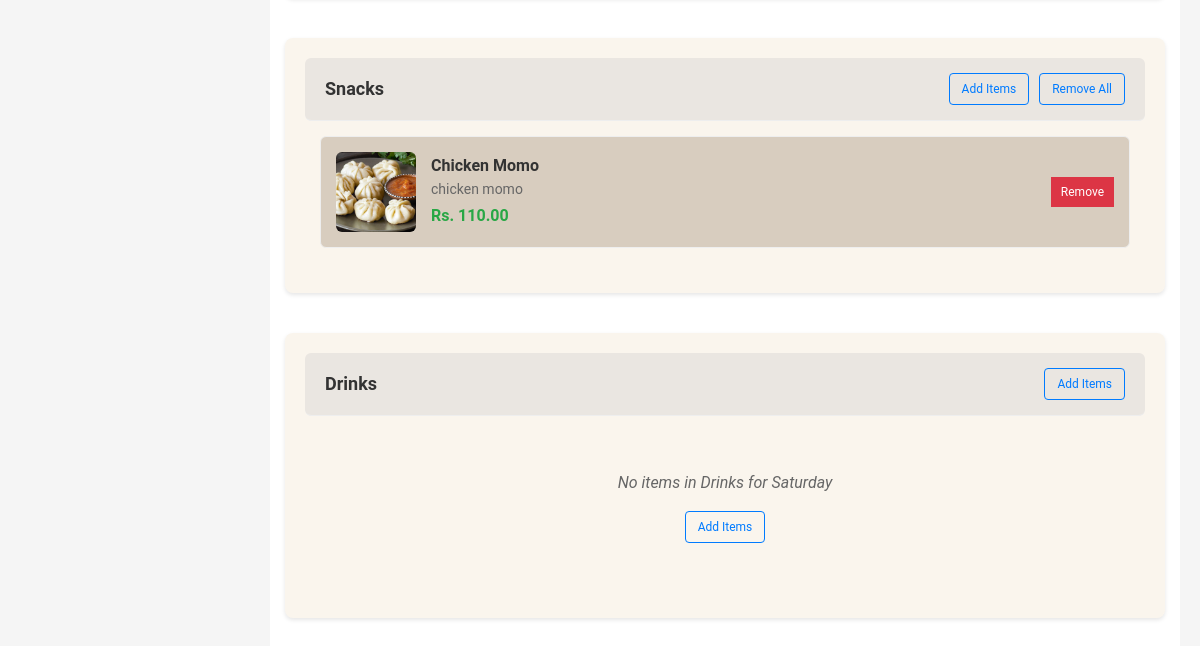
/admin/menu?day=saturday (signed in, lower part), run on an earlier commit of the app's database.
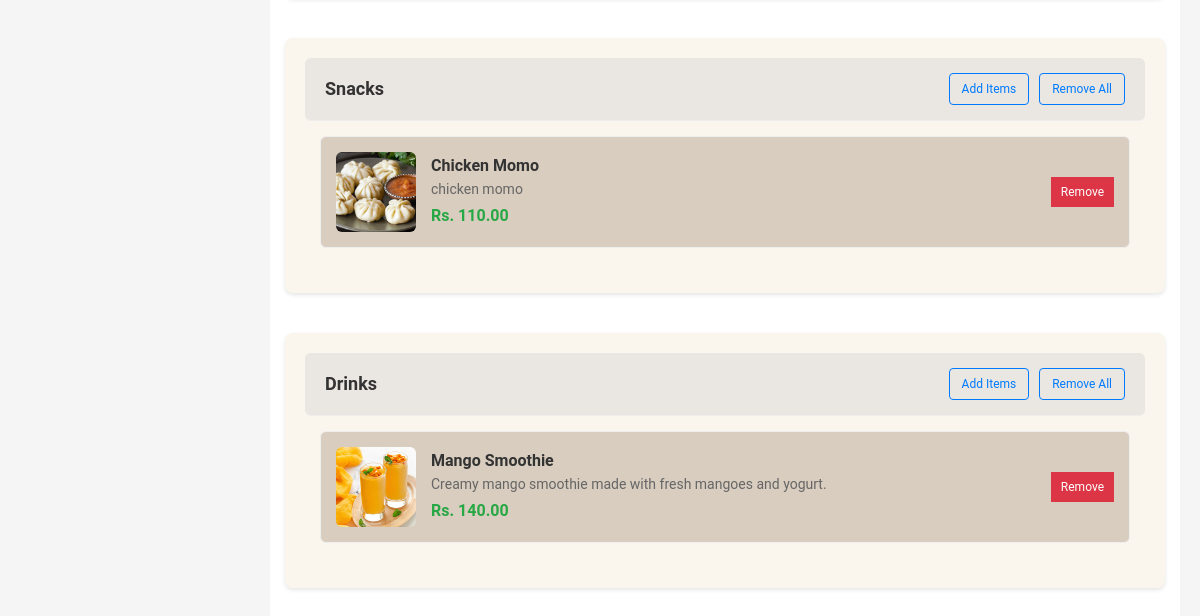
And on a later commit of the database.
### models.py (models this page shows, shortened)
class Category(db.Model):
    __tablename__ = 'categories'
    id = db.Column(db.Integer, primary_key=True)
    name = db.Column(db.String(100), nullable=False, unique=True)
    status = db.Column(db.Boolean, default=True)  # Active or Inactive
    items = db.relationship('Item', backref='category', lazy=True, cascade='all, delete-orphan')

class Item(db.Model):
    __tablename__ = 'items'
    id = db.Column(db.Integer, primary_key=True)
    name = db.Column(db.String(100), nullable=False)
    price = db.Column(db.Float, nullable=False)
    category_id = db.Column(db.Integer, db.ForeignKey('categories.id'), nullable=False)
    description = db.Column(db.Text, nullable=True)
    image_filename = db.Column(db.String(255), nullable=True)
    available = db.Column(db.Boolean, default=True)
    attribute_values = db.relationship(
        'AttributeValue',
        secondary=item_attribute_values,
        back_populates='items'
    )
    addons = db.relationship(
        'Addon',
        secondary=addon_item_association,
        back_populates='items'
    )

### main.py (the view)
@app.route('/admin/menu')
@login_required
def menu():
    user_id = session['user_id']
    user = User.query.get(user_id)
    categories = Category.query.filter_by(status=True).all()
    available_items = Item.query.filter_by(available=True).all()
    current_day = request.args.get('day', 'monday')
    menu_items = {}
    for category in categories:
        menu_items[category.name] = []
    menu_entries = Menu.query.filter_by(day=current_day).all()
    for entry in menu_entries:
        if entry.category.name not in menu_items:
            menu_items[entry.category.name] = []
        menu_items[entry.category.name].append(entry.item)
    return render_template('admin/admin_menu.html',
                           user=user,
                           active_page='menu',
                           categories=categories,
                           available_items=available_items,
                           menu_items=menu_items,
                           current_day=current_day)

### main.py (called while the page is built)
def login_required(view):
    @functools.wraps(view)
    def wrapped_view(**kwargs):
        if 'user_id' not in session:
            flash('Please log in to access this page', 'warning')
            return redirect(url_for('login'))
        return view(**kwargs)
    return wrapped_view

### templates/admin/admin_menu.html (shortened to what this page needs)
{% extends "admin/admin_base.html" %}
{% block content %}
<div class="menu-management">
    <section class="menu-categories">
        {% for category_name, items in menu_items.items() %}
        <div class="category-section">
            <div class="category-header">
                <h3>{{ category_name }}</h3>
                <div class="category-actions">
                    <button class="add-items-btn" onclick="openAddModal('{{ category_name }}')">Add Items</button>
                    {% if items %}
                        <form method="POST" action="{{ url_for('toggle_menu_category') }}" style="display: inline;">
                            <button type="submit" class="edit-category" onclick="return confirm('Remove all {{ category_name }} items from {{ current_day.title() }} menu?')">Remove All</button>
                        </form>
                    {% endif %}
                </div>
            </div>
            <div class="menuitems">
                {% if items %}
                    {% for item in items %}
                    <div class="menu-itemss">
                        <img src="{{ url_for('static', filename='uploads/items/' + item.image_filename) if item.image_filename else url_for('static', filename='img/placeholder.jpg') }}" alt="{{ item.name }}">
                        <div class="item-details">
                            <h4>{{ item.name }}</h4>
                            <p>{{ item.description or 'No description available' }}</p>
                            <span class="price">Rs. {{ "%.2f"|format(item.price) }}</span>
                        </div>
                        <div class="item-actions">
                            <form method="POST" action="{{ url_for('remove_menu_item') }}" style="display: inline;">
                                <button type="submit" class="remove-item" onclick="return confirm('Remove {{ item.name }} from menu?')">Remove</button>
                            </form>
                        </div>
                    </div>
                    {% endfor %}
                {% else %}
                    <div class="empty-category">
                        <p>No items in {{ category_name }} for {{ current_day.title() }}</p>
                        <button class="add-items-btn" onclick="openAddModal('{{ category_name }}')">Add Items</button>
                    </div>
                {% endif %}
            </div>
        </div>
        {% endfor %}
    </section>
</div>
{% endblock %}

What changed in the data, as far as the page shows it:
changed Category "Drinks": gains Item (image_filename (picture), name "Mango Smoothie", description "Creamy mango smoothie made with fresh mangoes and yogurt.", price "140.00"); name "Drinks" → (not shown); title "Saturday" → (not shown); text "No items in for Add Items" → "Remove All"
